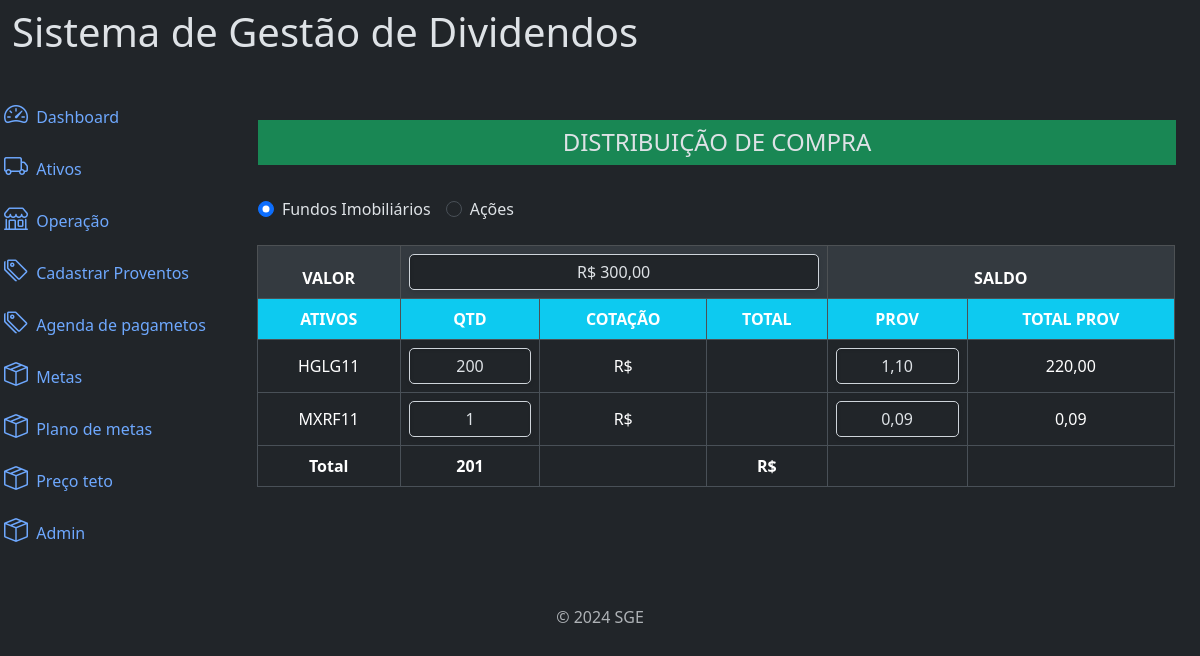
The page /plan-metas/calculadora/?tipo_calc=FII (signed in) on the database as committed earlier.
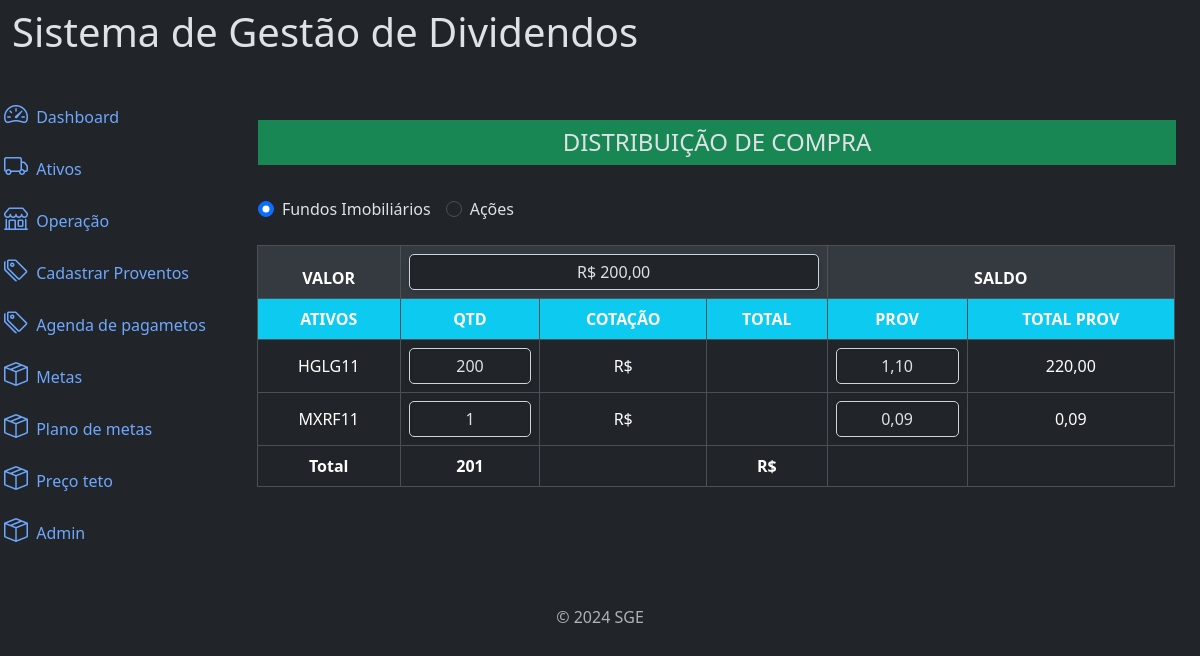
The same page on the database as committed later.
### carteira/models.py (models this page shows, shortened)
class PlanMetasCalc(models.Model):
    fk_user = models.ForeignKey(User, on_delete=models.CASCADE, related_name="user_meta_plan_calc",  null=True)
    classe = models.CharField(max_length=10, null=False, blank=False, default="")
    valor_investido = models.DecimalField(max_digits=20, decimal_places=2, blank=True, null=True, default=0)
    saldo = models.DecimalField(max_digits=20, decimal_places=2, blank=True, null=True, default=0)

class Ativos(models.Model):
    class Meta:
        verbose_name = "Ativo"
        verbose_name_plural = "Ativos"
        ordering=['ativo']
    fk_user = models.ForeignKey(User, on_delete=models.CASCADE, related_name="user_ativo", null=True,) #relacionando campo com a pk da tbl user
    ativo = models.CharField(max_length=250,verbose_name='nome do ativo')
    ticket = models.CharField(max_length=10)
    classe = models.CharField(max_length=10, null=False, blank=False)
    cnpj = models.CharField(max_length=20, verbose_name='CNPJ')
    setor = models.ForeignKey(SetorAtivo, on_delete=models.PROTECT, related_name="setor_ativo", verbose_name='Setor')
    qtdAtivo = models.IntegerField(verbose_name='Qtd', blank=True, null= True)
    investimento= models.DecimalField(max_digits=20, decimal_places=2, blank=True, null= True)
    dividendos= models.DecimalField(max_digits=20, decimal_places=2, blank=True, null= True)
    created_at = models.DateTimeField(auto_now_add=True, verbose_name='criado em')
    update_at = models.DateTimeField(auto_now=True, verbose_name='atualizado em')
    def __str__(self):
        return self.ticket

class PlanMetas(models.Model):
    class Meta:
        verbose_name = "Planejamento das metas"
        verbose_name_plural = "Planejamento das metas"
    fk_user = models.ForeignKey(User, on_delete=models.CASCADE, related_name="user_meta_ativo",  null=True) #relacionando campo com a pk da tbl user
    id_ativo = models.ForeignKey(Ativos, on_delete=models.PROTECT, null=True, blank=True, verbose_name="Ativos") #relacionando campo com a pk da tbl ativo
    classe = models.CharField(max_length=10, null=False, blank=False, default="")
    qtd = models.IntegerField(verbose_name="Quantidade", default=0, blank=True, null=True)
    qtd_calc = models.IntegerField( default=0, blank=True, null=True)
    prov_cota = models.DecimalField(max_digits=20, decimal_places=2,verbose_name='proventos', blank=True, null=True, default=0)
    ano = models.IntegerField(verbose_name="Ano", null=True, blank=True)
    created_at = models.DateTimeField(auto_now_add=True, verbose_name='criado em')
    update_at = models.DateTimeField(auto_now=True, verbose_name='atualizado em')

### carteira/views/plan_metas_views.py (the view)
# urls.py: path('plan-metas/calculadora/', views.calculadora_ativos, name='calculadora_plan'),
def calculadora_ativos(request):
    classe = request.GET.get('tipo_calc', '')
    queryset = PlanMetas.objects.filter(classe=classe, fk_user=request.user).order_by('id_ativo')
    valor_investimento = PlanMetasCalc.objects.filter(classe=classe,  fk_user=request.user).first()
    lista_ativos = []
    context = {}
    tickers = [ativo.id_ativo for ativo in queryset]
    cotacoes = obter_cotacao(tickers)
    for plan in queryset:
        cotacao = cotacoes.get(f'{plan.id_ativo}.SA')
        total = plan.qtd_calc*Decimal(cotacao or 0)
        total_provento =  plan.qtd_calc * Decimal(plan.prov_cota)
        soma_total_ativo  = queryset.aggregate(Sum('qtd_calc'))['qtd_calc__sum']
        soma_prov  = queryset.aggregate(Sum('prov_cota'))['prov_cota__sum']
        lista_ativos.append({
            "pk": plan.id,
            "ativo": plan.id_ativo,
            "cotacao":cotacao,
            "qtd_calc": plan.qtd_calc,
            "proventos":plan.prov_cota,
            'total': format_currency(total, "BRL", locale="pt_BR"),
            'total_soma': total,
            'total_provento':total_provento
        })
    soma_total_diheiro = sum(ativo['total_soma'] for ativo in lista_ativos)
    soma_total_prov = sum(ativo['total_provento'] for ativo in lista_ativos)
    context['ativos'] = lista_ativos  # Passa a lista correta para o template
    context['ativos'] = lista_ativos  # Passa a lista correta para o template
    context['soma_prov'] = format_currency(soma_prov , "BRL", locale="pt_BR")
    context['soma_total_prov'] = format_currency(soma_total_prov, "BRL", locale="pt_BR")
    context['soma_total_diheiro'] = format_currency(soma_total_diheiro, "BRL", locale="pt_BR")
    context['soma_total_ativo'] = soma_total_ativo
    context["valor_investimento"] = valor_investimento.valor_investido
    context["id_class"] = valor_investimento.id
    saldo = valor_investimento.valor_investido - soma_total_diheiro
    context["saldo"] = format_currency(saldo, "BRL", locale="pt_BR")
    return render(request, "plan_metas/calculadora.html", context)

### utils/cotacao.py (called while the page is built)
def obter_cotacao(tiket):
    cache_key = f"cotacao_key"
    cotacao = cache.get(cache_key)
    resultados = {}
    if not cotacao:
        ativos = [f'{ticker}.SA' for ticker in tiket]
        tickers_obj = Ticker(ativos)
        price = tickers_obj.price
        for ativo in ativos:
            cotacao = price.get(ativo, {}).get("regularMarketPrice")
            resultados[ativo] = cotacao
            cache.set(cache_key, resultados, timeout=600)  # Timeout de 5 minutos
        return resultados
    return cotacao

### carteira/templates/plan_metas/calculadora.html
{% extends "global/base.html" %}
{% block content %}
<div class="container mt-4">
    <h4 class="text-center bg-success p-2">DISTRIBUIÇÃO DE COMPRA</h4>
    <br>
<form action="#"  method="GET" class="filter-product" >
    <div class="input-group">
        <div class="form-check form-check-inline">
            <input class="form-check-input" type="radio" name="tipo_calc" id="flexRadioDefault1" value="FII"
            {% if request.GET.tipo_calc == "FII" %} checked {% endif %} onchange="this.form.submit();">
            <label class="form-check-label" for="flexRadioDefault1">
              Fundos Imobiliários
            </label>
        </div>
        <div class="form-check form-check-inline">
            <input class="form-check-input" type="radio" name="tipo_calc" id="flexRadioDefault2" value="Ação"
            {% if request.GET.tipo_calc == "Ação" %} checked {% endif %} onchange="this.form.submit();">
            <label class="form-check-label" for="flexRadioDefault2">
              Ações
            </label>
        </div>
</form>
    <br>
    <br>
    <table class="table table-bordered text-center align-middle">
        <thead class="table-dark">
            <tr>
                <th>VALOR</th>
                <th colspan="{% if request.GET.tipo_calc == "FII" %}3{% else %}2{% endif %}">
                    <span
                    id="valor-investimento"
                    data-field="valor_investimento"
                    class="form-control editable-meta text-center"
                    data-meta-id="{{id_class}}"
                     contenteditable="true" >R$ {{valor_investimento|floatformat:2}}
                    </span>
                </th>
              <th colspan="2">SALDO {{saldo}}</th>
            </tr>
            <tr>
                <th class="bg-info">ATIVOS</th>
                <th class="bg-info">QTD</th>
                <th class="bg-info">COTAÇÃO</th>
                <th class="bg-info">TOTAL</th>
                {% if request.GET.tipo_calc == "FII" %}
                    <th class="prov-col bg-info">PROV</th>
                    <th class="prov-col bg-info">TOTAL PROV</th>
                {% endif %}
            </tr>
        </thead>
        <tbody>
          {% for ativo in ativos %}
            <tr>
              <td>{{ ativo.ativo }}</td>
              <td>
                <span
                class="form-control editable-meta text-center"
                contenteditable="true"
                data-field="qtd_calc"
                data-meta-id="{{ ativo.pk }}"
                >{{ ativo.qtd_calc }}</span>
              </td>
              <td>R$ {{ ativo.cotacao }}</td>
              <td>{{ ativo.total}}</td>
              {% if request.GET.tipo_calc == "FII" %}
                <td class="prov-col">
                  <span
                  class="form-control editable-meta text-center"
                  contenteditable="true"
                  data-field="proventos"
                  data-meta-id="{{ ativo.pk }}">{{ativo.proventos}}</span>
                </td>
                <td class="prov-col">{{ativo.total_provento|floatformat:2}}</td>
              {% endif %}
          </tr>
          {% endfor %}
            <tr class="fw-bold">
                <td>Total</td>
                <td colspan="1">{{soma_total_ativo}}</td>
                <td></td>
                <td>R$ {{soma_total_diheiro}}</td>
                {% if request.GET.tipo_calc == "FII" %}
                  <td class="prov-col">{{soma_prov}}</td>
                  <td class="prov-col">{{soma_total_prov}}</td>
                {% endif %}
            </tr>
        </tbody>
    </table>
</div>
{% endblock %}

### base_templates/global/base.html (shortened to what this page needs)
{% load static %}<!DOCTYPE html>
<html lang="pt-br" data-bs-theme="dark">
<head>
  <link href="https://cdn.jsdelivr.net/npm/bootstrap@5.3.3/dist/css/bootstrap.min.css" rel="stylesheet">
  <link rel="stylesheet" href="https://cdn.jsdelivr.net/npm/bootstrap-icons@1.11.3/font/bootstrap-icons.min.css">
  <link rel="stylesheet" href="{% static "global/css/style.css" %}">
</head>
<body>
  {% include 'global/componentes/header.html' %}
  {% include 'global/componentes/sidebar.html' %}
    <div class="col py-3">
      <div class="container mt-4">
        <main>
          {% block content %}
          {% endblock %}
        </main>
      </div>
    </div>
  </div>
  {% include 'global/componentes/footer.html' %}
</body>
</html>

### base_templates/global/componentes/header.html
<nav class="navbar navbar-expand-lg navbar-light bg-dark">
      <div class="container-fluid">
        <p class="display-6">Sistema de Gestão de Dividendos</p>
      </div>
</nav>

### base_templates/global/componentes/sidebar.html (shortened to what this page needs)
<div class="row flex-nowrap">
    <div class="col-auto col-md-0 col-xl-0 px-0 bg-dark">
      <div class="d-flex flex-column align-items-center align-items-sm-start px-3 pt-2 text-white">
        <div class="collapse d-sm-block" id="menuCollapse">
          <ul class="nav flex-column align-items-start" id="menu">
            <li>
              <a href="#" class="nav-link px-0 align-middle">
                <i class="bi bi-speedometer2 fs-4"></i>
                <span class="ms-1">Dashboard</span>
              </a>
            </li>
              <li>
                <a href="{% url "list_ativo" %}" class="nav-link px-0 align-middle">
                  <i class="bi bi-truck fs-4"></i>
                  <span class="ms-1">Ativos</span>
                </a>
              </li>
              <li>
                <a href="{% url "list_operacao" %}" class="nav-link px-0 align-middle">
                  <i class="bi bi-shop fs-4"></i>
                  <span class="ms-1">Operação</span>
                </a>
              </li>
              <li>
                <a href="{% url "list_proventos" %}" class="nav-link px-0 align-middle">
                  <i class="bi bi-tags fs-4"></i>
                  <span class="ms-1">Cadastrar Proventos</span>
                </a>
              </li>
              <li>
                <a href="{% url "pgto_proventos" %}" class="nav-link px-0 align-middle">
                  <i class="bi bi-tags fs-4"></i>
                  <span class="ms-1">Agenda de pagametos</span>
                </a>
              </li>
            <li>
              <a href="{% url "list_metas" %}" class="nav-link px-0 align-middle">
                <i class="bi bi-box-seam fs-4"></i>
                <span class="ms-1">Metas</span>
              </a>
            </li>
            <li>
              <a href="{% url 'list_plan' %}" class="nav-link px-0 align-middle">
                <i class="bi bi-box-seam fs-4"></i>
                <span class="ms-1">Plano de metas</span>
              </a>
            </li>
            <li>
              <a href="{% url 'list_preco_teto' %}" class="nav-link px-0 align-middle">
                <i class="bi bi-box-seam fs-4"></i>
                <span class="ms-1">Preço teto</span>
              </a>
            </li>
            <li>
              <a href="http://127.0.0.1:8000/admin/" class="nav-link px-0 align-middle">
                <i class="bi bi-box-seam fs-4"></i>
                <span class="ms-1">Admin</span>
              </a>
            </li>
          </ul>
        </div>
      </div>
    </div>

### base_templates/global/componentes/footer.html (shortened to what this page needs)
<footer class="footer mt-auto py-3 text-center">
  <div class="container">
    <span class="text-muted">© 2024 SGE</span>
  </div>
</footer>

### base_statics/global/css/style.css (style rules this page uses)
.editable-meta { display: inline-block; width: 100%; min-width: 60px; padding: 5px; text-align: center; border: 1px solid #ced4da; border-radius: 5px; box-shadow: inset 1px 1px 3px rgba(0, 0, 0, 0.1), 0 2px 4px rgba(0, 0, 0, 0.1); transition: all 0.2s ease-in-out; }
.table thead th { position: sticky; top: -2px; background: #343a40; color: white; z-index: 2; }
.table { border-collapse: collapse; width: 100%; }

Rows that differ between the two databases and show on the page:
changed PlanMetasCalc: valor_investido "300,00" → "200,00"
